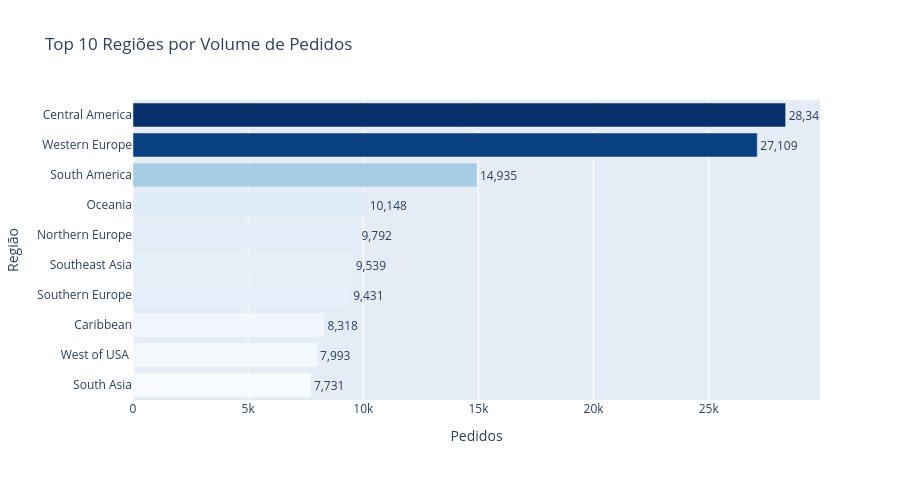

Notebook cell for this chart:
### Markdown cell above
## 5. Top 10 Regiões por Volume de Pedidos

### Code cell
top_regioes = df['Order Region'].value_counts().head(10).reset_index()
top_regioes.columns = ['Região', 'Pedidos']

fig = px.bar(
    top_regioes.sort_values('Pedidos'),
    x='Pedidos', y='Região',
    orientation='h',
    title='Top 10 Regiões por Volume de Pedidos',
    text='Pedidos',
    color='Pedidos',
    color_continuous_scale='Blues'
)
fig.update_traces(texttemplate='%{text:,}', textposition='outside')
fig.update_layout(height=480, coloraxis_showscale=False)
fig.show()

### Figure 1 — Plotly figure (JSON) as saved in the notebook; plotly's stock layout.template omitted (floating-point values rounded to 4 significant figures)
{"data": [{"hovertemplate": "Pedidos=%{marker.color}<br>Região=%{y}<extra></extra>", "legendgroup": "", "marker": {"color": [7731, 7993, 8318, 9431, 9539, 9792, 10148, 14935, 27109, 28341], "coloraxis": "coloraxis", "pattern": {"shape": ""}}, "name": "", "orientation": "h", "showlegend": false, "text": [7731.0, 7993.0, 8318.0, 9431.0, 9539.0, 9792.0, 10150.0, 14940.0, 27110.0, 28340.0], "textposition": "outside", "texttemplate": "%{text:,}", "type": "bar", "x": [7731, 7993, 8318, 9431, 9539, 9792, 10148, 14935, 27109, 28341], "xaxis": "x", "y": ["South Asia", "West of USA ", "Caribbean", "Southern Europe", "Southeast Asia", "Northern Europe", "Oceania", "South America", "Western Europe", "Central America"], "yaxis": "y"}], "layout": {"barmode": "relative", "coloraxis": {"colorbar": {"title": {"text": "Pedidos"}}, "colorscale": [[0.0, "rgb(247,251,255)"], [0.125, "rgb(222,235,247)"], [0.25, "rgb(198,219,239)"], [0.375, "rgb(158,202,225)"], [0.5, "rgb(107,174,214)"], [0.625, "rgb(66,146,198)"], [0.75, "rgb(33,113,181)"], [0.875, "rgb(8,81,156)"], [1.0, "rgb(8,48,107)"]], "showscale": false}, "height": 480, "legend": {"tracegroupgap": 0}, "title": {"text": "Top 10 Regiões por Volume de Pedidos"}, "xaxis": {"anchor": "y", "domain": [0.0, 1.0], "title": {"text": "Pedidos"}}, "yaxis": {"anchor": "x", "domain": [0.0, 1.0], "title": {"text": "Região"}}}}
